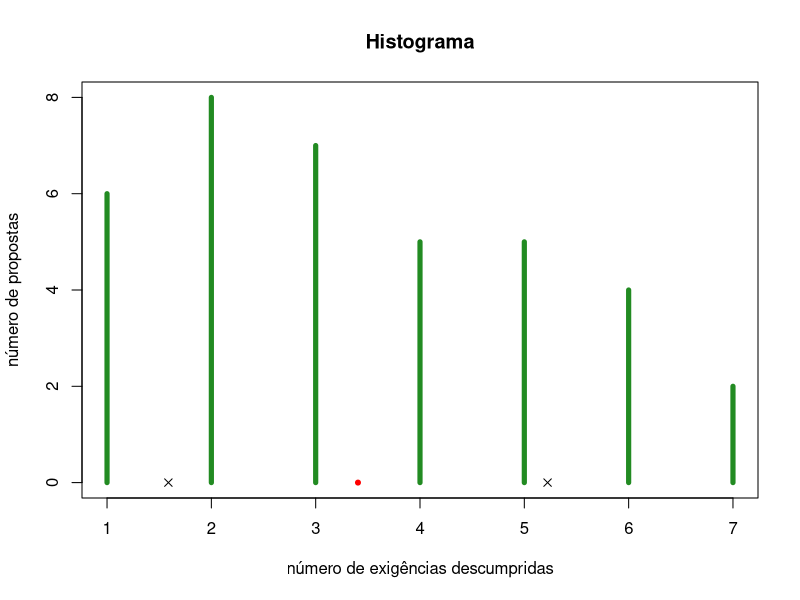
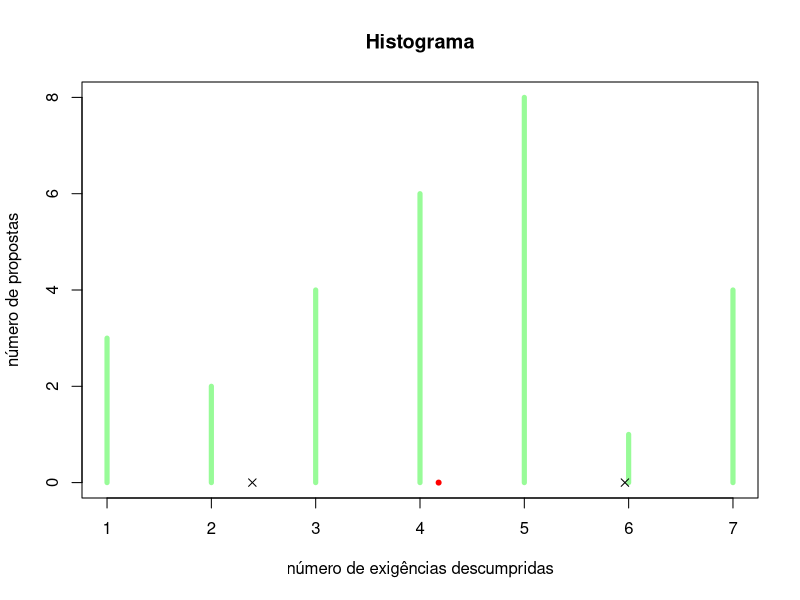

These charts were generated, in order, by the following R code:
##############################################################
##BDA - AULA 10
##############################################################
##Exemplo 1    
##############################################################
xi<-c(41,38,39,45,47,41,44,41,37,42)
AT<-max(xi) - min(xi)
cat("AT = ", AT*100, "\n")

xbarra<-mean(xi)
n<-length(xi)
DMA<-sum(abs(xi - xbarra))/n
cat("DMA = ", round(DMA*100,2), "\n")

s2<-var(xi)
cat("s2 = ", round(s2*100,2), "\n")
s<-sd(xi)
cat("s = ", round(s*100,2), "\n")

CV<-(s/xbarra)*100
cat("CV = ", round(CV,1), "% \n")

##############################################################
##Exemplo 2    
##############################################################
xi<-c(40,23,41,50,49,32,41,29,52,58)
AT<-max(xi) - min(xi)
cat("AT = ", AT*100, "\n")

xbarra<-mean(xi)
n<-length(xi)
DMA<-sum(abs(xi - xbarra))/n
cat("DMA = ", round(DMA*100,2), "\n")

s2<-var(xi)
cat("s2 = ", round(s2*100,2), "\n")
s<-sd(xi)
cat("s = ", round(s*100,2), "\n")

CV<-(s/xbarra)*100
cat("CV = ", round(CV,1), "% \n")

##############################################################
##Exemplos 3, 4 e 5    
##############################################################
xi<-c(1,2,3,4,5,6,7)
fi<-c(6,8,7,5,5,4,2)
n<-sum(fi)

xbarra<-sum(xi*fi)/n
cat("xbarra = ", round(xbarra,2), " \n")

DMA<-sum(fi*abs(xi - xbarra))/n
cat("DMA = ", round(DMA,2), " \n")

s2<-sum(fi*(xi - xbarra)^2)/(n - 1)
cat("s2 = ", round(s2,2), " \n")
s<-sqrt(s2)
cat("s = ", round(s,2), " \n")

AT<-max(xi) - min(xi)
cat("AT = ", round(AT,2), " \n")
CV<-(s/xbarra)*100
cat("CV = ", round(CV,2), " % \n")

plot(xi,fi, type = "h", main = "Histograma",
     xlab = "número de exigências descumpridas",
     ylab = "número de propostas",lwd = 5, col = "forestgreen",
     ylim = c(0,8))
points(xbarra, 0, col = "red", pch = 20)
points(c(xbarra - s, xbarra + s), c(0,0), col = "black", pch = 4)

##############################################################
##Exemplos 6, 7 e 8    
##############################################################
xi<-c(1,2,3,4,5,6,7)
fi<-c(3,2,4,6,8,1,4)
n<-sum(fi)

xbarra<-sum(xi*fi)/n
cat("xbarra = ", round(xbarra,2), " \n")

DMA<-sum(fi*abs(xi - xbarra))/n
cat("DMA = ", round(DMA,2), " \n")

s2<-sum(fi*(xi - xbarra)^2)/(n - 1)
cat("s2 = ", round(s2,2), " \n")
s<-sqrt(s2)
cat("s = ", round(s,2), " \n")

AT<-max(xi) - min(xi)
cat("AT = ", round(AT,2), " \n")
CV<-(s/xbarra)*100
cat("CV = ", round(CV,2), " % \n")

plot(xi,fi, type = "h", main = "Histograma",
     xlab = "número de exigências descumpridas",
     ylab = "número de propostas",lwd = 5, col = "palegreen",
     ylim = c(0,8))
points(xbarra, 0, col = "red", pch = 20)
points(c(xbarra - s, xbarra + s), c(0,0), col = "black", pch = 4)